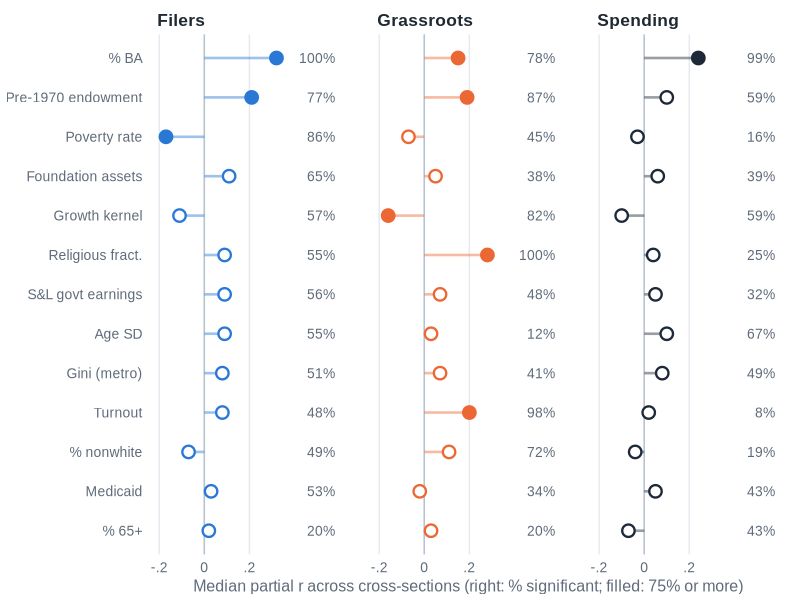
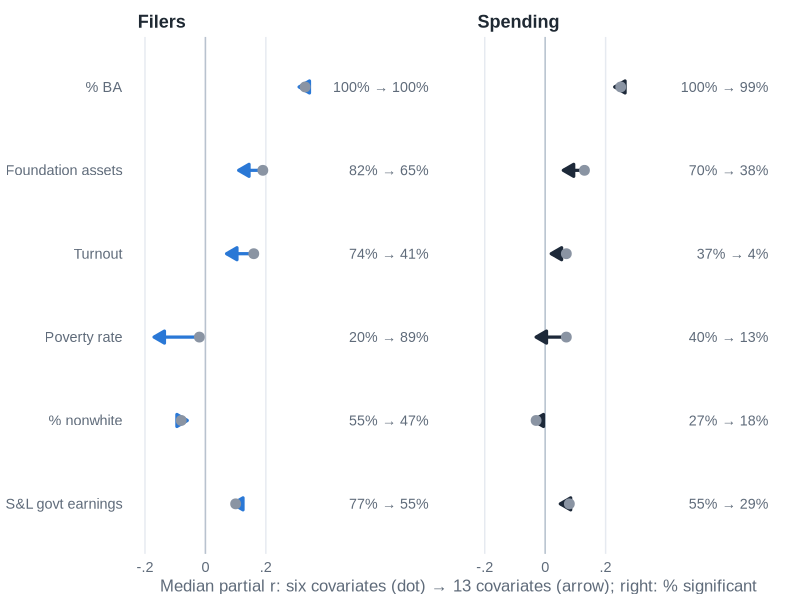
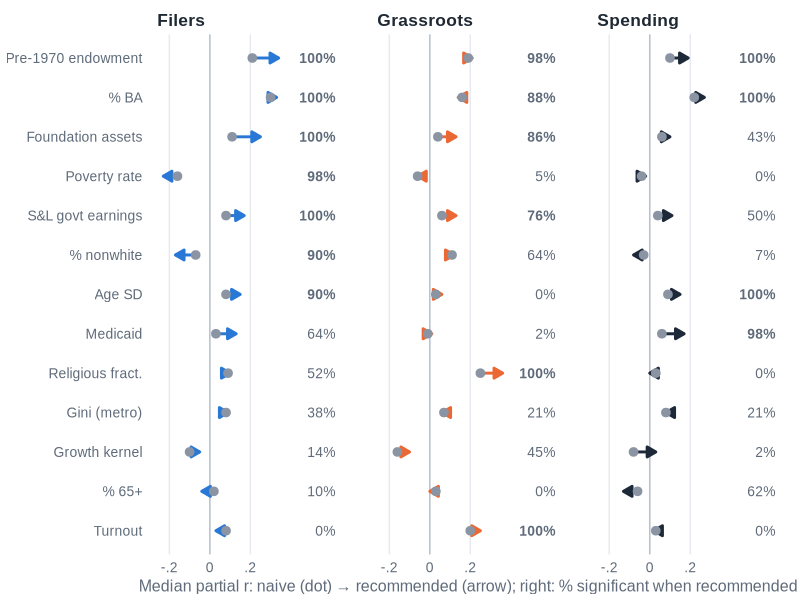

Source code (R) for these figures, in order:
# Figures for the findings deck (build_findings_deck.ps1).
# Values are transcribed from paper/05-findings.qmd (run v11); each block names its table.
# Same palette as the other decks: blue 2A78D6 (filers), orange EB6834 (grassroots), navy (spending).
# The decision-impact chart (figs/impact.png) comes from make_deck_figures.R.
#   Rscript paper/slides/make_findings_figures.R

suppressPackageStartupMessages({ library(ggplot2) })

here <- function(...) {
  args <- commandArgs(trailingOnly = FALSE)
  f <- sub("^--file=", "", args[grep("^--file=", args)])
  d <- if (length(f)) dirname(normalizePath(f)) else "paper/slides"
  file.path(d, ...)
}
out <- here("figs")
dir.create(out, showWarnings = FALSE)

ink <- "#1F2933"; muted <- "#5F6B7A"; grid <- "#E6EAF0"; gray <- "#8A94A3"
pop_cols <- c(Filers = "#2A78D6", Grassroots = "#EB6834", Spending = "#1D2939")
font <- "Arial"

theme_deck <- function(base = 13) {
  theme_minimal(base_size = base, base_family = font) +
    theme(
      text = element_text(colour = ink),
      axis.text = element_text(colour = muted),
      axis.title = element_text(colour = muted, size = base - 1),
      panel.grid.major.y = element_blank(),
      panel.grid.minor = element_blank(),
      panel.grid.major.x = element_line(colour = grid, linewidth = .5),
      legend.position = "top", legend.justification = "left",
      legend.title = element_blank(),
      legend.text = element_text(colour = ink, size = base - 1),
      strip.text = element_text(colour = ink, face = "bold", hjust = 0, size = base),
      panel.spacing = unit(1.2, "lines"),
      plot.margin = margin(4, 10, 4, 4)
    )
}
save <- function(p, name, w, h) {
  ggsave(file.path(out, name), p, width = w, height = h, dpi = 250,
         device = ragg::agg_png, bg = "white")
}
r_lab <- function(x) sub("^(-?)0\\.", "\\1.", sub("^0$", "0", format(x, trim = TRUE)))
long3 <- function(d, cols) {
  do.call(rbind, lapply(names(cols), function(p) {
    data.frame(cov = d$cov, pop = p, r = d[[cols[[p]][1]]], sig = d[[cols[[p]][2]]])
  }))
}

# ---- Stability: median r and % significant, all cross-sections (tbl-stability) ---------
st <- data.frame(
  cov = c("% BA", "Pre-1970 endowment", "Poverty rate", "Foundation assets", "Growth kernel",
          "Religious fract.", "S&L govt earnings", "Age SD", "Gini (metro)", "Turnout",
          "% nonwhite", "Medicaid", "% 65+"),
  fr = c(.32, .21, -.17, .11, -.11, .09, .09, .09, .08, .08, -.07, .03, .02),
  fs = c(100, 77, 86, 65, 57, 55, 56, 55, 51, 48, 49, 53, 20),
  gr = c(.15, .19, -.07, .05, -.16, .28, .07, .03, .07, .20, .11, -.02, .03),
  gs = c(78, 87, 45, 38, 82, 100, 48, 12, 41, 98, 72, 34, 20),
  sr = c(.24, .10, -.03, .06, -.10, .04, .05, .10, .08, .02, -.04, .05, -.07),
  ss = c(99, 59, 16, 39, 59, 25, 32, 67, 49, 8, 19, 43, 43)
)
sl <- long3(st, list(Filers = c("fr", "fs"), Grassroots = c("gr", "gs"), Spending = c("sr", "ss")))
sl$cov <- factor(sl$cov, levels = rev(st$cov))
sl$pop <- factor(sl$pop, levels = names(pop_cols))
sl$solid <- sl$sig >= 75
p <- ggplot(sl, aes(r, cov)) +
  geom_vline(xintercept = 0, colour = "#B8C2CE") +
  geom_segment(aes(x = 0, xend = r, yend = cov, colour = pop), linewidth = .9, alpha = .45) +
  geom_point(aes(colour = pop, fill = ifelse(solid, as.character(pop), "white")),
             shape = 21, size = 3.4, stroke = 1.2) +
  geom_text(aes(x = .58, label = paste0(sig, "%")), size = 3.5, colour = muted, family = font, hjust = 1) +
  facet_wrap(~pop) +
  scale_colour_manual(values = pop_cols, guide = "none") +
  scale_fill_manual(values = c(pop_cols, white = "white"), guide = "none") +
  scale_x_continuous(limits = c(-.2, .59), breaks = c(-.2, 0, .2), labels = c("-.2", "0", ".2")) +
  labs(x = "Median partial r across cross-sections (right: % significant; filled: 75% or more)", y = NULL) +
  theme_deck(12.5)
save(p, "results_stability.png", 8.6, 5.8)

# ---- Six vs. 13 covariates, default-model cross-sections (tbl-v10-v11) ---------------------
vv <- data.frame(
  cov = rep(c("% BA", "Foundation assets", "Turnout", "Poverty rate", "% nonwhite", "S&L govt earnings"), 2),
  pop = rep(c("Filers", "Spending"), each = 6),
  v10 = c(.33, .19, .16, -.02, -.08, .10, .25, .13, .07, .07, -.03, .08),
  v11 = c(.31, .11, .07, -.17, -.06, .09, .23, .06, .02, -.03, -.04, .05),
  s10 = c(100, 82, 74, 20, 55, 77, 100, 70, 37, 40, 27, 55),
  s11 = c(100, 65, 41, 89, 47, 55, 99, 38, 4, 13, 18, 29)
)
vv$cov <- factor(vv$cov, levels = rev(unique(vv$cov)))
p <- ggplot(vv, aes(y = cov)) +
  geom_vline(xintercept = 0, colour = "#B8C2CE") +
  geom_segment(aes(x = v10, xend = v11, yend = cov, colour = pop), linewidth = 1.1,
               arrow = arrow(length = unit(.12, "in"), type = "closed")) +
  geom_point(aes(x = v10), colour = gray, size = 3) +
  geom_text(aes(x = .74, label = paste0(s10, "% → ", s11, "%")), size = 3.6, colour = muted, family = font, hjust = 1) +
  facet_wrap(~pop) +
  scale_colour_manual(values = pop_cols, guide = "none") +
  scale_x_continuous(limits = c(-.2, .75), breaks = c(-.2, 0, .2), labels = c("-.2", "0", ".2")) +
  labs(x = "Median partial r: six covariates (dot) → 13 covariates (arrow); right: % significant", y = NULL) +
  theme_deck(13)
save(p, "results_v10_v11.png", 8.6, 5.6)

# ---- Naive vs. recommended medians (tbl-naive) --------------------------------------------
nv <- data.frame(
  cov = c("Pre-1970 endowment", "% BA", "Foundation assets", "Poverty rate", "S&L govt earnings",
          "% nonwhite", "Age SD", "Medicaid", "Religious fract.", "Gini (metro)", "Growth kernel",
          "% 65+", "Turnout"),
  fn = c(.21, .30, .11, -.16, .08, -.07, .08, .03, .09, .08, -.10, .02, .08),
  fr = c(.34, .33, .25, -.23, .17, -.17, .15, .13, .10, .09, -.05, -.04, .03),
  fs = c(100, 100, 100, 98, 100, 90, 90, 64, 52, 38, 14, 10, 0),
  gn = c(.19, .16, .04, -.06, .06, .11, .03, -.01, .25, .07, -.16, .03, .20),
  gr = c(.21, .14, .13, -.06, .13, .12, .06, .01, .36, .06, -.10, .00, .25),
  gs = c(98, 88, 86, 5, 76, 64, 0, 2, 100, 21, 45, 0, 100),
  sn = c(.10, .22, .06, -.04, .04, -.03, .09, .06, .03, .08, -.08, -.06, .03),
  sr = c(.19, .27, .10, -.02, .11, -.08, .15, .17, .00, .08, .03, -.13, .02),
  ss = c(100, 100, 43, 0, 50, 7, 100, 98, 0, 21, 2, 62, 0)
)
nl <- rbind(
  data.frame(cov = nv$cov, pop = "Filers", naive = nv$fn, rec = nv$fr, sig = nv$fs),
  data.frame(cov = nv$cov, pop = "Grassroots", naive = nv$gn, rec = nv$gr, sig = nv$gs),
  data.frame(cov = nv$cov, pop = "Spending", naive = nv$sn, rec = nv$sr, sig = nv$ss))
nl$cov <- factor(nl$cov, levels = rev(nv$cov))
nl$pop <- factor(nl$pop, levels = names(pop_cols))
p <- ggplot(nl, aes(y = cov)) +
  geom_vline(xintercept = 0, colour = "#B8C2CE") +
  geom_segment(aes(x = naive, xend = rec, yend = cov, colour = pop), linewidth = 1,
               arrow = arrow(length = unit(.1, "in"), type = "closed")) +
  geom_point(aes(x = naive), colour = gray, size = 2.6) +
  geom_text(aes(x = .62, label = paste0(sig, "%"), fontface = ifelse(sig >= 75, "bold", "plain")),
            size = 3.5, colour = muted, family = font, hjust = 1) +
  facet_wrap(~pop) +
  scale_colour_manual(values = pop_cols, guide = "none") +
  scale_x_continuous(limits = c(-.25, .63), breaks = c(-.2, 0, .2), labels = c("-.2", "0", ".2")) +
  labs(x = "Median partial r: naive (dot) → recommended (arrow); right: % significant when recommended", y = NULL) +
  theme_deck(12.5)
save(p, "results_naive_rec.png", 8.6, 5.8)

cat("figures written to", out, "\n")
